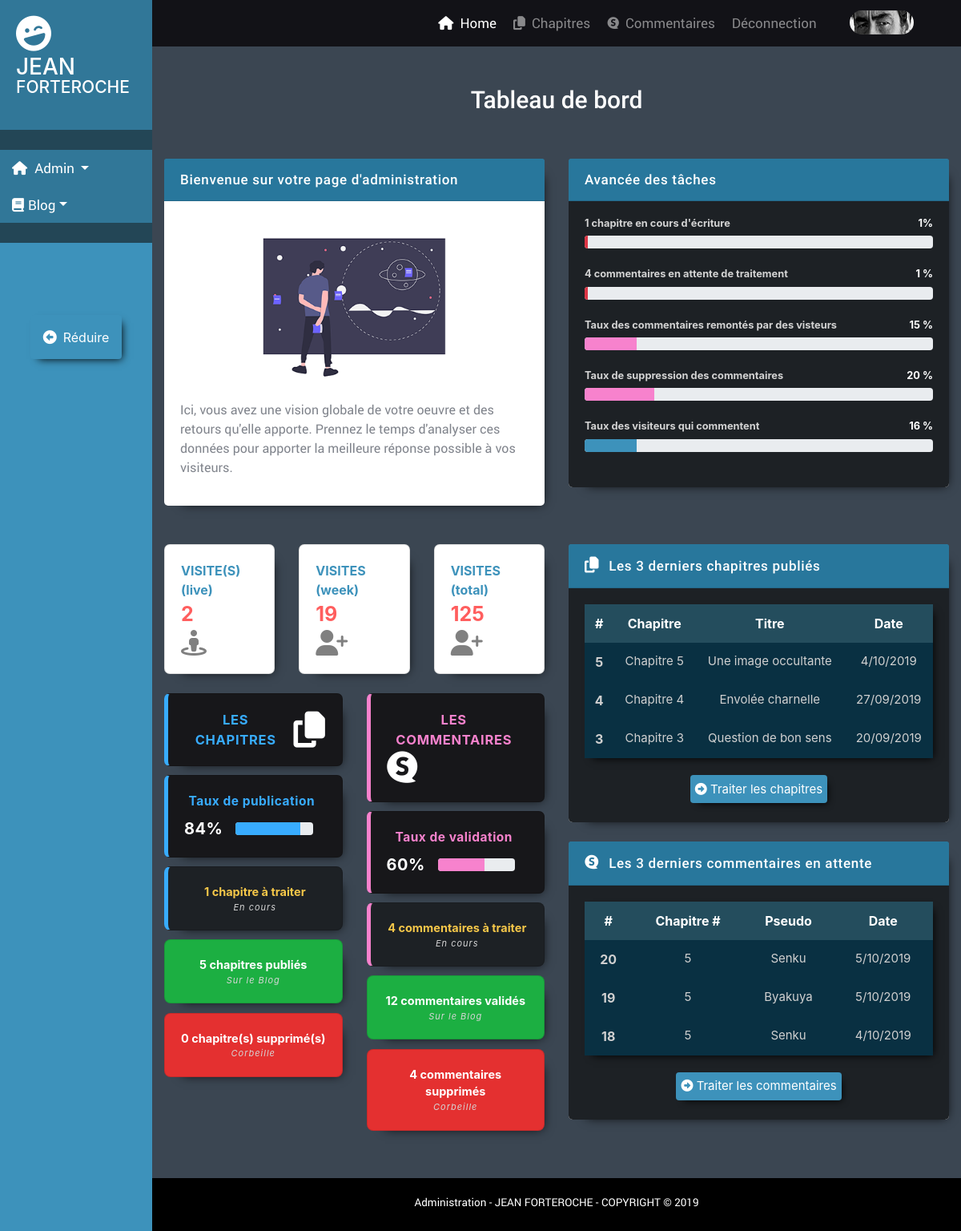
/index.php?action=Admin (signed in), run on the app's committed database.
### tables this page shows
CREATE TABLE `chapitres` (
  `id_chapitre` int(11) NOT NULL,
  `numero` varchar(20) NOT NULL,
  `titre` varchar(255) NOT NULL,
  `date_creation` datetime NOT NULL,
  `date_publication` datetime NOT NULL DEFAULT CURRENT_TIMESTAMP,
  `statut` int(11) NOT NULL DEFAULT '0',
  `content_text` text NOT NULL,
  `content_img` text
);

CREATE TABLE `commentaires` (
  `id_comment` int(11) NOT NULL,
  `id_chapitre` int(11) NOT NULL,
  `pseudo` varchar(255) NOT NULL,
  `commentaire` text NOT NULL,
  `date_commentaire` datetime NOT NULL,
  `signal_com` varchar(3) NOT NULL DEFAULT 'non',
  `statut` int(11) NOT NULL DEFAULT '0'
);

### view/backend/adminView.php (the view, shortened to what the rows shown need)
    <section id="dashBoard">
        <div class="container-fluid">
            <div id="dashboardTitle" class="py-5">
                <h1 class="">Tableau de bord</h1>
            </div>
            <div class="row">
                <div id="col2Resumes" class="col-xl-6 col-md-12 mb-4">
                    <div class="card mb-4 col-resume-contenair">
                        <div class="card-body">
                            <table id="table1" class="table">
                                <thead>
                                    <tr class="trHead">
                                        <th scope="col">#</th>
                                        <th scope="col">Chapitre</th>
                                        <th scope="col">Titre</th>
                                        <th scope="col">Date</th>
                                    </tr>
                                </thead>
                                <tbody>
                                    <?php while ($data = $chaptersAdminLast->fetch()): ?>
                                        <tr class="tabGroup1">
                                            <th scope="row"><?php echo htmlspecialchars($data['id_chapitre']); ?></th>
                                            <td><?php echo htmlspecialchars($data['numero']); ?></td>
                                            <td><?php echo htmlspecialchars($data['titre']); ?></td>
                                            <td><?php echo htmlspecialchars($data['date_publication_franc']); ?></td>
                                        </tr>
                                    <?php endwhile; ?>
                                </tbody>
                            </table>
                        </div>
                    </div>
                    <div class="card mb-4 col-resume-contenair">
                        <div class="card-body">
                            <table id="table2" class="table">
                                <thead>
                                    <tr class="trHead">
                                        <th scope="col">#</th>
                                        <th scope="col">Chapitre #</th>
                                        <th scope="col">Pseudo</th>
                                        <th scope="col">Date</th>
                                    </tr>
                                </thead>
                                <tbody>
                                    <?php while ($data = $commentsAdminLast->fetch()): ?>
                                        <tr class="tabGroup1">
                                            <th scope="row"><?php echo htmlspecialchars($data['id_comment']); ?></th>
                                            <td><?php echo htmlspecialchars($data['id_chapitre']); ?></td>
                                            <td><?php echo htmlspecialchars($data['pseudo']); ?></td>
                                            <td><?php echo htmlspecialchars($data['date_commentaire_franc']); ?></td>
                                        </tr>
                                    <?php endwhile; ?>
                                </tbody>
                            </table>
                        </div>
                    </div>
                </div>
            </div>
        </div>
    </section>
<?php require('templateAdmin.php'); ?>

### data on the page
chapitres: id_chapitre "5", numero "Chapitre 5", titre "Une image occultante", date_publication_franc "4/10/2019"
chapitres: id_chapitre "4", numero "Chapitre 4", titre "Envolée charnelle", date_publication_franc "27/09/2019"
chapitres: id_chapitre "3", numero "Chapitre 3", titre "Question de bon sens", date_publication_franc "20/09/2019"
commentaires: id_comment "20", id_chapitre "5", pseudo "Senku", date_commentaire_franc "5/10/2019"
commentaires: id_comment "19", id_chapitre "5", pseudo "Byakuya", date_commentaire_franc "5/10/2019"
commentaires: id_comment "18", id_chapitre "5", pseudo "Senku", date_commentaire_franc "4/10/2019"
